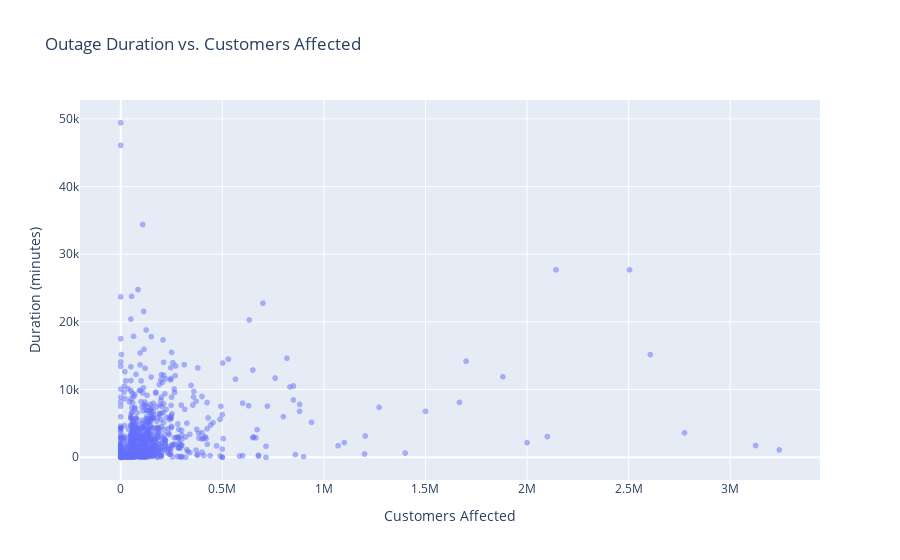

Notebook cell for this chart:
### Markdown cell above
### Bivariate Analysis

#### Outage duration by cause category

This scatterplot shows the relationship between outage duration (in minutes) and the number of customers affected. Most outage events affect a small number of people and are relatively short; however, when the number of affected households is very large, the variation in outage duration becomes greater, with some events lasting a very long time. Overall, there is no clear linear relationship, but large outage events tend to be accompanied by longer or more erratic outage durations.

### Code cell
biv2 = outages.dropna(subset=["OUTAGE.DURATION", "CUSTOMERS.AFFECTED"])

fig = px.scatter(
    biv2,
    x="CUSTOMERS.AFFECTED",
    y="OUTAGE.DURATION",
    title="Outage Duration vs. Customers Affected",
    labels={"CUSTOMERS.AFFECTED": "Customers Affected", "OUTAGE.DURATION": "Duration (minutes)"},
    opacity=0.5
)
fig.show()

### Figure 1 — Plotly figure (JSON) as saved in the notebook; plotly's stock layout.template omitted (floating-point values rounded to 4 significant figures; data arrays with more than 128 entries replaced by an {"elided": "..."} marker saying what was removed)
{"data": [{"hovertemplate": "Customers Affected=%{x}<br>Duration (minutes)=%{y}<extra></extra>", "legendgroup": "", "marker": {"color": "#636efa", "opacity": 0.5, "symbol": "circle"}, "mode": "markers", "name": "", "showlegend": false, "type": "scattergl", "x": {"elided": "1056 int values"}, "xaxis": "x", "y": {"elided": "1056 int values"}, "yaxis": "y"}], "layout": {"autosize": true, "legend": {"tracegroupgap": 0}, "title": {"text": "Outage Duration vs. Customers Affected"}, "xaxis": {"anchor": "y", "autorange": true, "domain": [0, 1], "range": [-196200.0, 3438000.0], "title": {"text": "Customers Affected"}, "type": "linear"}, "yaxis": {"anchor": "x", "autorange": true, "domain": [0, 1], "range": [-4079.0, 53510.0], "title": {"text": "Duration (minutes)"}, "type": "linear"}}}
